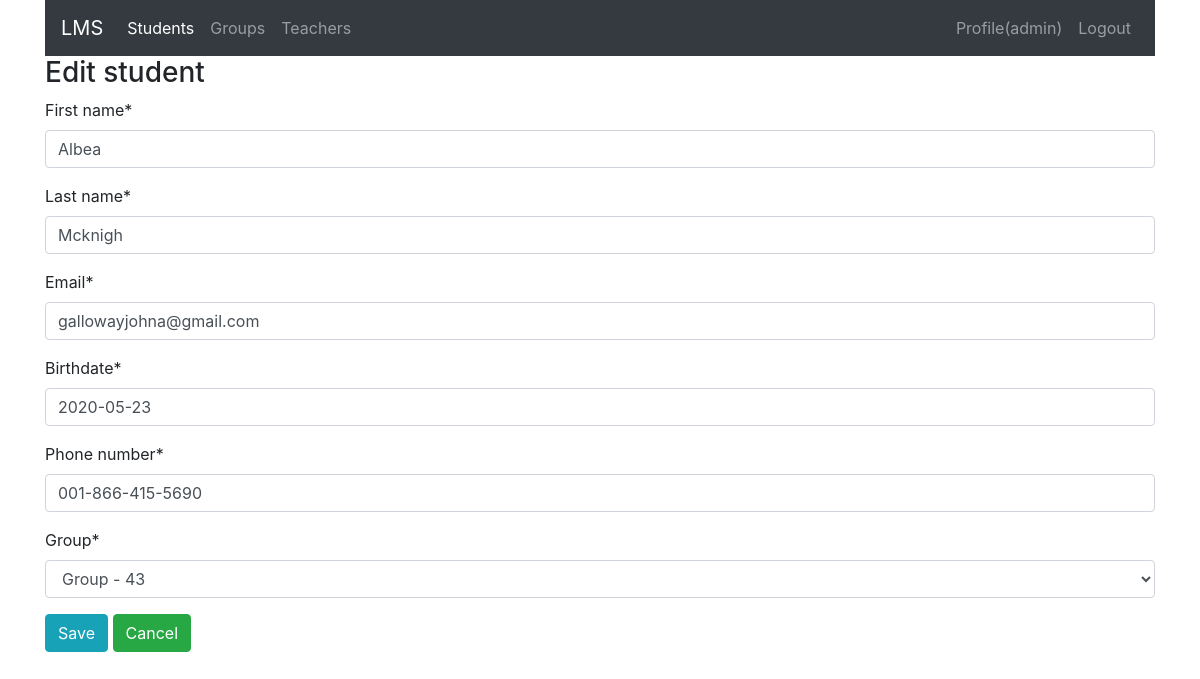
/students/edit/740 (signed in), run on the app's committed database.
### student/models.py (models this page shows, shortened)
class Student(models.Model):
    first_name = models.CharField(max_length=40, null=False)
    last_name = models.CharField(max_length=25, null=False)
    email = models.EmailField(max_length=40, null=True)
    birthdate = models.DateField(default=datetime.date.today)
    phone_number = models.CharField(max_length=25, null=False)
    group = models.ForeignKey(to=Group, null=True, on_delete=models.SET_NULL, related_name='student')

### student/views.py (the view, shortened to what this page needs)
# urls.py: path('edit/<int:pk>', StudentsUpdateViews.as_view(), name='edit'),
class StudentsUpdateViews(LoginRequiredMixin, UpdateView):
    model = Student
    template_name = 'students_edit.html'
    form_class = StudentEditForm
    login_url = reverse_lazy('login')
    def get_context_data(self, *, object_list=None, **kwargs):
        context = super().get_context_data(object_list=None, **kwargs)
        context['title'] = "Edit student"
        return context

### student/forms.py (shortened to what this page needs)
class StudentEditForm(ModelForm):
    class Meta:
        model = Student
        fields = "__all__"

### group/models.py (called while the page is built)
    def __str__(self):
        return f'Group - {self.group_num}'

### student/templates/students_edit.html (shortened to what this page needs)
{% extends 'base.html' %}
{% load crispy_forms_tags %}
{%block content%}
    <form method="post">
     {{ form|crispy }}
    <button type="submit" class="btn btn-info">Save</button>
        <a href="{% url 'students:list' %}" class="btn btn-success">Cancel</a>
    </form>
{%endblock%}

### templates/base.html (shortened to what this page needs)
<div class="container-xl">
    <!DOCTYPE html>
    <html lang="en">
    <head>
        <link rel="stylesheet" href="https://stackpath.bootstrapcdn.com/bootstrap/4.5.0/css/bootstrap.min.css"
>
    </head>
    <body>
    <nav class="navbar navbar-expand-lg navbar-dark bg-dark">
        <a class="navbar-brand" href="{% url 'index' %}">LMS</a>
        <div class="collapse navbar-collapse" id="navbarNav">
            <ul class="navbar-nav mr-auto">
                <li class="nav-item active">
                    <a class="nav-link" href="{% url 'students:list' %}"> Students </a>
                </li>
                <li class="nav-item">
                    <a class="nav-link" href="{% url 'group:list' %}"> Groups</a>
                </li>
                <li class="nav-item">
                    <a class="nav-link" href="{% url 'teacher:list' %}"> Teachers</a>
                </li>
            </ul>
            <ul class="navbar-nav">
                {% if user.is_authenticated %}
                <li class="nav-item">
                    <a class="nav-link" href="{% url 'profile' %}">Profile({{ user.username }})</a>
                </li>
                <li class="nav-item">
                    <a class="nav-link" href="{% url 'logout' %}">Logout</a>
                </li>
                {% endif %}
            </ul>
        </div>
    </nav>
    <h3>{{title}}</h3>
    {%block content %}
    {%endblock%}
</div>
</body>
</html>

### data on the page
Student: first_name "Albea", last_name "Mcknigh", email "gallowayjohna@gmail.com", birthdate "2020-05-23", phone_number "001-866-415-5690", group "Group - 43"

### other printed values
{{ user.username }} "admin"
{{ title }} "Edit student"
